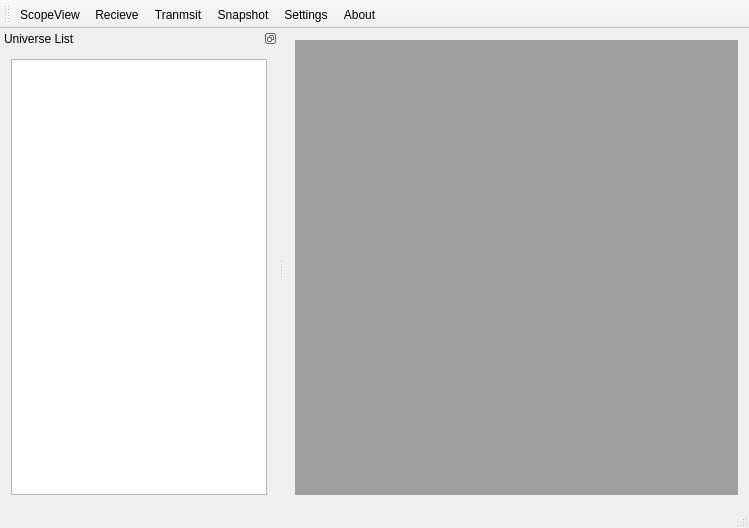
<?xml version="1.0" encoding="UTF-8"?>
<ui version="4.0">
 <class>MDIMainWindow</class>
 <widget class="QMainWindow" name="MDIMainWindow">
  <property name="geometry">
   <rect>
    <x>0</x>
    <y>0</y>
    <width>749</width>
    <height>528</height>
   </rect>
  </property>
  <property name="windowTitle">
   <string>sACNView</string>
  </property>
  <property name="unifiedTitleAndToolBarOnMac">
   <bool>false</bool>
  </property>
  <widget class="QWidget" name="centralWidget">
   <layout class="QHBoxLayout" name="horizontalLayout">
    <item>
     <widget class="QMdiArea" name="mdiArea"/>
    </item>
   </layout>
  </widget>
  <widget class="QToolBar" name="mainToolBar">
   <property name="iconSize">
    <size>
     <width>32</width>
     <height>32</height>
    </size>
   </property>
   <attribute name="toolBarArea">
    <enum>TopToolBarArea</enum>
   </attribute>
   <attribute name="toolBarBreak">
    <bool>false</bool>
   </attribute>
   <addaction name="actionScopeView"/>
   <addaction name="actionRecieve"/>
   <addaction name="actionTranmsit"/>
   <addaction name="actionSnapshot"/>
   <addaction name="actionSettings"/>
   <addaction name="actionAbout"/>
  </widget>
  <widget class="QStatusBar" name="statusBar"/>
  <widget class="QDockWidget" name="dwUnivList">
   <property name="features">
    <set>QDockWidget::DockWidgetFloatable|QDockWidget::DockWidgetMovable</set>
   </property>
   <property name="windowTitle">
    <string>Universe List</string>
   </property>
   <attribute name="dockWidgetArea">
    <number>1</number>
   </attribute>
   <widget class="QWidget" name="dockWidgetContents">
    <layout class="QVBoxLayout" name="verticalLayout">
     <item>
      <widget class="QTableWidget" name="tableWidget"/>
     </item>
    </layout>
   </widget>
  </widget>
  <action name="actionScopeView">
   <property name="icon">
    <iconset resource="res/resources.qrc">
     <normaloff>:/icons/scope.png</normaloff>:/icons/scope.png</iconset>
   </property>
   <property name="text">
    <string>ScopeView</string>
   </property>
   <property name="toolTip">
    <string>&lt;html&gt;&lt;head/&gt;&lt;body&gt;&lt;p&gt;Opens an oscilloscope style view of the levels of a set of addresses over time&lt;/p&gt;&lt;/body&gt;&lt;/html&gt;</string>
   </property>
  </action>
  <action name="actionSnapshot">
   <property name="icon">
    <iconset resource="res/resources.qrc">
     <normaloff>:/icons/snapshot.png</normaloff>:/icons/snapshot.png</iconset>
   </property>
   <property name="text">
    <string>Snapshot</string>
   </property>
   <property name="toolTip">
    <string>&lt;html&gt;&lt;head/&gt;&lt;body&gt;&lt;p&gt;Opens a window allowing snapshot and playback of a universe of sACN levels&lt;/p&gt;&lt;/body&gt;&lt;/html&gt;</string>
   </property>
  </action>
  <action name="actionTranmsit">
   <property name="icon">
    <iconset resource="res/resources.qrc">
     <normaloff>:/icons/transmit.png</normaloff>:/icons/transmit.png</iconset>
   </property>
   <property name="text">
    <string>Tranmsit</string>
   </property>
   <property name="toolTip">
    <string>&lt;html&gt;&lt;head/&gt;&lt;body&gt;&lt;p&gt;Opens a window allowing transmission of a universe of sACN&lt;/p&gt;&lt;/body&gt;&lt;/html&gt;</string>
   </property>
  </action>
  <action name="actionRecieve">
   <property name="icon">
    <iconset resource="res/resources.qrc">
     <normaloff>:/icons/univ_view.png</normaloff>:/icons/univ_view.png</iconset>
   </property>
   <property name="text">
    <string>Recieve</string>
   </property>
   <property name="toolTip">
    <string>View a universe of sACN</string>
   </property>
  </action>
  <action name="actionSettings">
   <property name="icon">
    <iconset resource="res/resources.qrc">
     <normaloff>:/icons/settings.png</normaloff>:/icons/settings.png</iconset>
   </property>
   <property name="text">
    <string>Settings</string>
   </property>
   <property name="toolTip">
    <string>Configure application settings</string>
   </property>
  </action>
  <action name="actionAbout">
   <property name="icon">
    <iconset resource="res/resources.qrc">
     <normaloff>:/icons/info.png</normaloff>:/icons/info.png</iconset>
   </property>
   <property name="text">
    <string>About</string>
   </property>
   <property name="toolTip">
    <string>About sACNView</string>
   </property>
  </action>
 </widget>
 <layoutdefault spacing="6" margin="11"/>
 <resources>
  <include location="res/resources.qrc"/>
 </resources>
 <connections/>
</ui>
